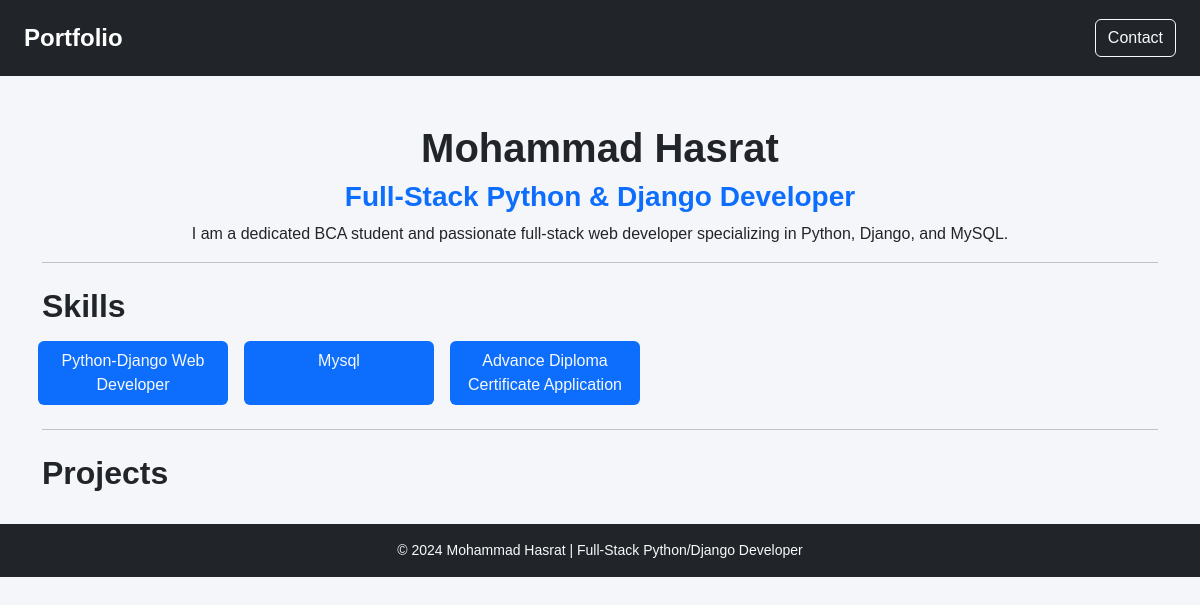
The page / on the database its author committed.
### home/models.py (models this page shows, shortened)
class Skill(models.Model):
    name = models.CharField(max_length=50)

### home/views.py (the view)
# urls.py: path("", index),
def index(request):
    projects = Project.objects.all()
    skills = Skill.objects.all()
    context = {
        "projects": projects,
        "skills": skills,
        "name": "Mohammad Hasrat",
        "role": "Full-Stack Python & Django Developer",
        "about": "I am a dedicated BCA student and passionate full-stack web developer specializing in Python, Django, and MySQL.",
    }
    return render(request, "index.html", context)

### home/templates/index.html (shortened to what this page needs)
{% extends 'base.html' %}
{% block content %}
<div class="text-center mt-5">
    <h1 class="fw-bold">{{ name }}</h1>
    <h3 class="text-primary">{{ role }}</h3>
    <p class="w-75 mx-auto">{{ about }}</p>
</div>
<hr>
<h2 class="mt-4">Skills</h2>
<div class="row">
    {% for skill in skills %}
    <div class="col-4 col-md-2 bg-primary text-light m-2 p-2 text-center rounded">
        {{ skill.name }}
    </div>
    {% endfor %}
</div>
<hr>
<h2 class="mt-4">Projects</h2>
{% endblock %}

### home/templates/base.html (shortened to what this page needs)
<!DOCTYPE html>
<html lang="en">
<head>
    <link rel="stylesheet" href="https://cdn.jsdelivr.net/npm/bootstrap@5.3.0/dist/css/bootstrap.min.css">
    <link rel="stylesheet" href="/static/style.css">
</head>
<body>
<nav class="navbar navbar-dark bg-dark px-4">
    <a class="navbar-brand" href="/">Portfolio</a>
    <a class="btn btn-outline-light" href="/contact/">Contact</a>
</nav>
<div class="container mt-4">
    {% block content %}{% endblock %}
</div>
<footer class="text-center p-3 mt-4 bg-dark text-light">
    © 2024 {{ name }} | Full-Stack Python/Django Developer
</footer>
</body>
</html>

### home/static/style.css (style rules this page uses)
body { background-color: #f5f6fa; font-family: 'Poppins', sans-serif; }
h1, h2, h3 { font-weight: 700; }
p { font-size: 16px; }
.navbar { padding: 15px; }
.navbar-brand { font-size: 24px; font-weight: bold; }
footer { margin-top: 40px; font-size: 14px; }

### rows shown on the page
Skill: name "Python-Django Web Developer"
Skill: name "Mysql"
Skill: name "Advance Diploma Certificate Application"

### other values the page prints
{{ name }} "Mohammad Hasrat"
{{ role }} "Full-Stack Python & Django Developer"
{{ about }} "I am a dedicated BCA student and passionate full-stack web developer specializing in Python, Django, and MySQL."
